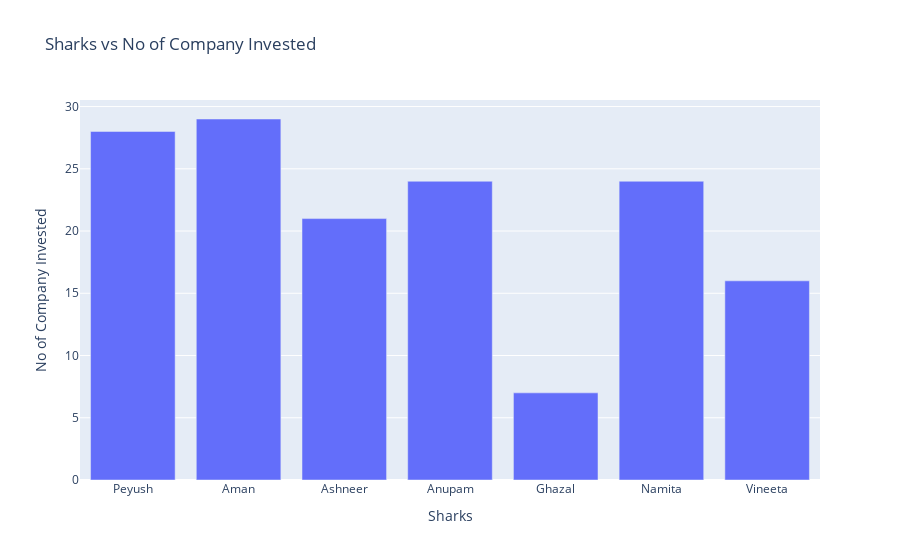

The cell this chart's notebook holds for it:
### Code cell
px.bar(x=x,y=a,labels={'x':'Sharks','y':'No of Company Invested'},title="Sharks vs No of Company Invested")

### Figure 1 — Plotly figure (JSON) as saved in the notebook; plotly's stock layout.template omitted (floating-point values rounded to 4 significant figures)
{"data": [{"alignmentgroup": "True", "hovertemplate": "Sharks=%{x}<br>No of Company Invested=%{y}<extra></extra>", "legendgroup": "", "marker": {"color": "#636efa"}, "name": "", "offsetgroup": "", "orientation": "v", "showlegend": false, "textposition": "auto", "type": "bar", "x": ["Peyush", "Aman", "Ashneer", "Anupam", "Ghazal", "Namita", "Vineeta"], "xaxis": "x", "y": [28, 29, 21, 24, 7, 24, 16], "yaxis": "y"}], "layout": {"barmode": "relative", "legend": {"tracegroupgap": 0}, "title": {"text": "Sharks vs No of Company Invested"}, "xaxis": {"anchor": "y", "domain": [0, 1], "title": {"text": "Sharks"}}, "yaxis": {"anchor": "x", "domain": [0, 1], "title": {"text": "No of Company Invested"}}}}
